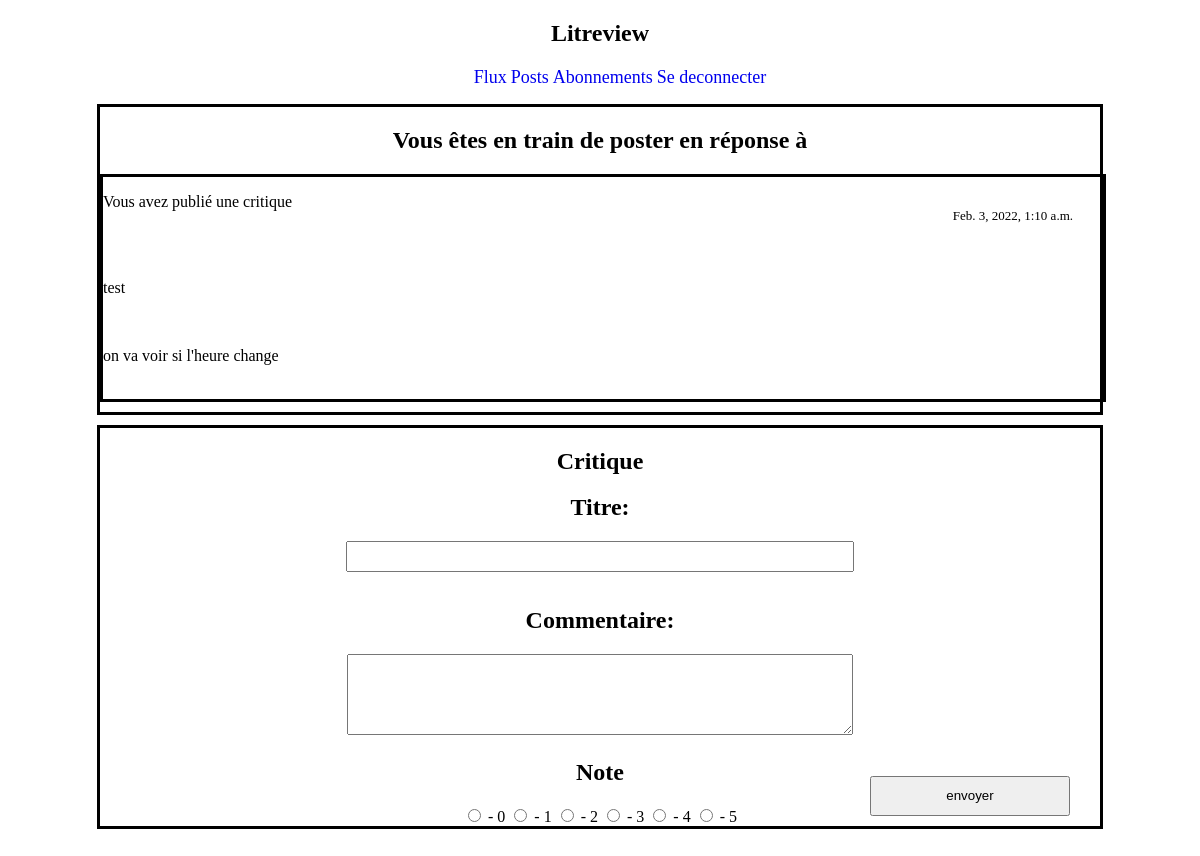
Before: /creer-une-critique/26/ (signed in) with the older database file.
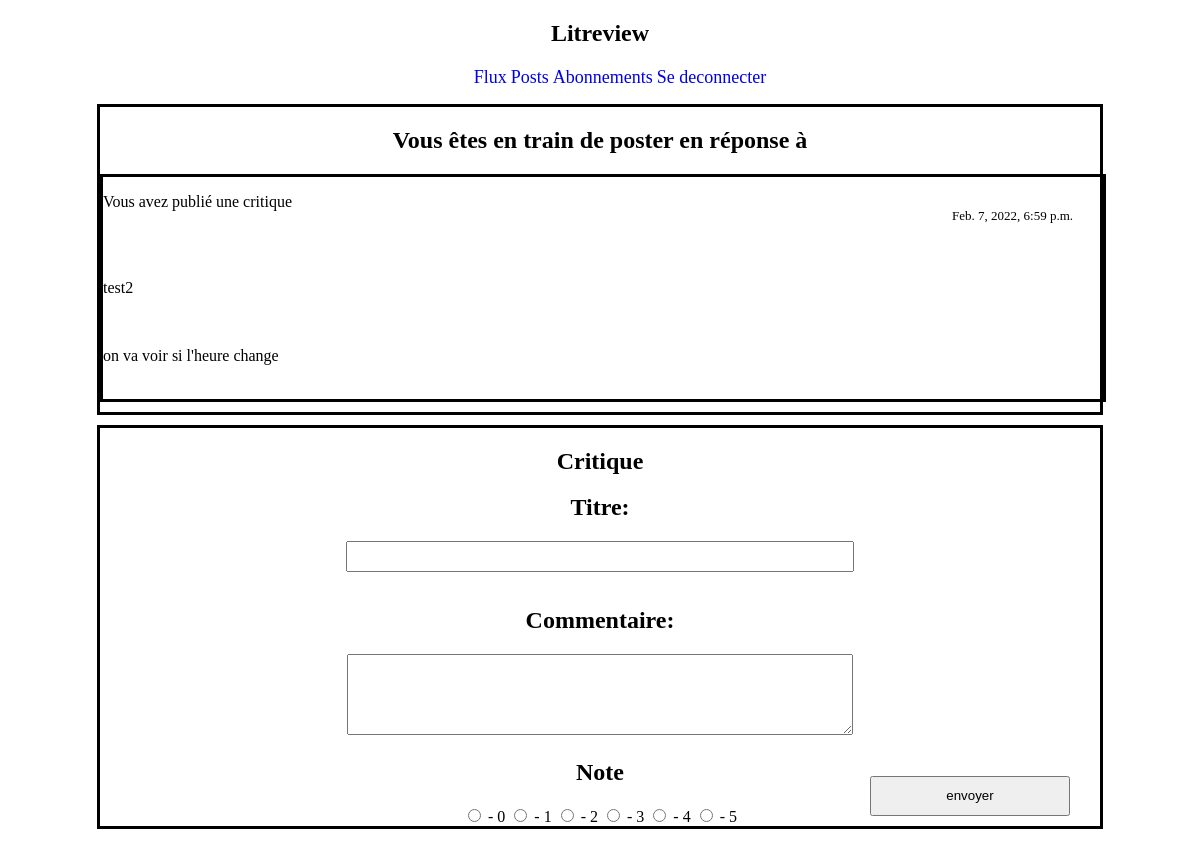
After: the same page with the newer database file.
### blog/models.py (models this page shows, shortened)
class Ticket(models.Model):
    title = models.CharField(max_length=128)
    description = models.TextField(max_length=2048, blank=True)
    user = models.ForeignKey(User, on_delete=models.CASCADE)
    image = models.ImageField(blank=True)
    time_created = models.DateTimeField(auto_now_add=True)

### blog/views.py (the view)
# urls.py: path('creer-une-critique/<ticket_id>/', views.page_creation_critique_reponse_a_un_ticket,
def page_creation_critique_reponse_a_un_ticket(request, ticket_id):
    try:
        if not request.session['connected']:
            print(request.session['connected'])
            return redirect('/index')
        else:
            pass
    except KeyError:
        print("probleme avec la session")
    error = False
    ticket_doesnt_exist = False
    user = User.objects.get(username=request.session['username'])
    user_id = user.id
    try:
        ticket = Ticket.objects.get(id=ticket_id)
    except ObjectDoesNotExist:
        print("le ticket n'existe pas")
        ticket_doesnt_exist = True
        return render(request, 'templates/blog/creation-critique.html',
                      {'ticket_doesnt_exist': ticket_doesnt_exist})
    except ValueError:
        return redirect('/vos-posts')
    try:
        review = Review.objects.get(ticket_associe=ticket, user_associe=user)
        return redirect('/flux')
    except ObjectDoesNotExist:
        print("aucun review relié au ticket")
    form = CritiqueForm()
    if request.method == "POST":
        form = CritiqueForm(request.POST)
        if form.is_valid():
            critique_title = form.cleaned_data['titre']
            critique_note = request.POST.get('checkbox')
            critique_commentaire = form.cleaned_data['commentaire']
            if not critique_note:
                error = True
            else:
                if int(critique_note) not in [0, 1, 2, 3, 4, 5]:
                    error = True
                    print('error')
                else:
                    print(critique_title, critique_note, critique_commentaire)
                    error = False
                    try:
                        review = Review(ticket_associe=ticket, rating=critique_note, headline=critique_title,
                                        body=critique_commentaire, user_associe=user)
                        review.save()
                        return redirect('/vos-posts')
                    except IntegrityError:
                        print("Votre critique n'ont pas été enregistré dans la base de données.")
        else:
            print("le formulaire est invalide.")
            error = True
    else:
        pass
    context = {
        'error': error,
        'ticket_doesnt_exist': ticket_doesnt_exist,
        'form': form,
        'ticket': ticket,
        'user_id': user_id
    }
    return render(request, 'templates/blog/creation-critique.html', context)

### blog/models.py
class CritiqueForm(forms.Form):
    titre = forms.CharField(max_length=128, label='Titre', required=True,
                            widget=forms.TextInput())
    commentaire = forms.CharField(max_length=8192, label='Commentaire', required=True,
                                  widget=forms.Textarea(attrs={'cols': 50, 'rows': 5}))

### blog/templates/blog/creation-critique.html (shortened to what the changed rows need)
<!doctype html>
<html lang="fr">
<head>
    {% block header %}
    {% include 'blog/barre_de_navigation.html' %}
    {% endblock %}
  {% load static %}
  <link rel="stylesheet" href="{% static 'blog/creation_critique.css' %}">
</head>
<body>
{% if ticket_doesnt_exist %}
    <h2>Le ticket n'existe pas.</h2>
{% else %}
{% if not review_modifiee %}
    <div id="reponse_critique">
      <h2>Vous êtes en train de poster en réponse à</h2>
      {% block content %}
      {% include 'blog/tickets.html' %}
      {% endblock %}
    </div>
    <div id="critique_div">
      <form id="critique_form" method="post" action="">
        <h2>Critique</h2>
          <h2>{{ form.titre.label_tag}}</h2>
        <h2>{{ form.commentaire.label_tag}}</h2>
          {% if review %}
            {% if review.rating == 0 %}
                <h2>Note</h2>
                <input type="radio" id="0" name="checkbox" value="0" readonly="readonly" checked> - 0
                <input type="radio" id="1" name="checkbox" value="1" readonly="readonly"> - 1
                <input type="radio" id="2" name="checkbox" value="2" readonly="readonly"> - 2
                <input type="radio" id="3" name="checkbox" value="3" readonly="readonly"> - 3
                <input type="radio" id="4" name="checkbox" value="4" readonly="readonly"> - 4
                <input type="radio" id="5" name="checkbox" value="5" readonly="readonly"> - 5
            <br>
            {% endif %}
            {% if review.rating == 1 %}
            <h2>Note</h2>
            <input type="radio" id="0" name="checkbox" value="0" readonly="readonly"> - 0
            <input type="radio" id="1" name="checkbox" value="1" readonly="readonly" checked> - 1
            <input type="radio" id="2" name="checkbox" value="2" readonly="readonly"> - 2
            <input type="radio" id="3" name="checkbox" value="3" readonly="readonly"> - 3
            <input type="radio" id="4" name="checkbox" value="4" readonly="readonly"> - 4
            <input type="radio" id="5" name="checkbox" value="5" readonly="readonly"> - 5
          <br>
          {% endif %}
          {% if review.rating == 2 %}
            <h2>Note</h2>
            <input type="radio" id="0" name="checkbox" value="0" readonly="readonly"> - 0
            <input type="radio" id="1" name="checkbox" value="1" readonly="readonly"> - 1
            <input type="radio" id="2" name="checkbox" value="2" readonly="readonly" checked> - 2
            <input type="radio" id="3" name="checkbox" value="3" readonly="readonly"> - 3
            <input type="radio" id="4" name="checkbox" value="4" readonly="readonly"> - 4
            <input type="radio" id="5" name="checkbox" value="5" readonly="readonly"> - 5
        <br>
          {% endif %}
          {% if review.rating == 3 %}
            <h2>Note</h2>
            <input type="radio" id="0" name="checkbox" value="0" readonly="readonly"> - 0
            <input type="radio" id="1" name="checkbox" value="1" readonly="readonly"> - 1
            <input type="radio" id="2" name="checkbox" value="2" readonly="readonly"> - 2
            <input type="radio" id="3" name="checkbox" value="3" readonly="readonly" checked> - 3
            <input type="radio" id="4" name="checkbox" value="4" readonly="readonly"> - 4
            <input type="radio" id="5" name="checkbox" value="5" readonly="readonly"> - 5
        <br>
          {% endif %}
          {% if review.rating == 4 %}
            <h2>Note</h2>
            <input type="radio" id="0" name="checkbox" value="0" readonly="readonly"> - 0
            <input type="radio" id="1" name="checkbox" value="1" readonly="readonly"> - 1
            <input type="radio" id="2" name="checkbox" value="2" readonly="readonly"> - 2
            <input type="radio" id="3" name="checkbox" value="3" readonly="readonly"> - 3
            <input type="radio" id="4" name="checkbox" value="4" readonly="readonly" checked> - 4
            <input type="radio" id="5" name="checkbox" value="5" readonly="readonly"> - 5
        <br>
          {% endif %}
          {% if review.rating == 5 %}
            <h2>Note</h2>
            <input type="radio" id="0" name="checkbox" value="0" readonly="readonly"> - 0
            <input type="radio" id="1" name="checkbox" value="1" readonly="readonly"> - 1
            <input type="radio" id="2" name="checkbox" value="2" readonly="readonly"> - 2
            <input type="radio" id="3" name="checkbox" value="3" readonly="readonly"> - 3
            <input type="radio" id="4" name="checkbox" value="4" readonly="readonly"> - 4
            <input type="radio" id="5" name="checkbox" value="5" readonly="readonly" checked> - 5
        <br>
          {% endif %}
          {% else %}
              <h2>Note</h2>
            <br>
          {% endif %}
      </form>
    </div>
    {% endif %}
{% endif %}
</body>
</html>

### blog/templates/blog/tickets.html (shortened to what this page needs)
{% load static %}
  <link rel="stylesheet" href="{% static '/blog/flux.css' %}">
{% if ticket %}
    <div id="tickets">
    {% if ticket.user_id == user_id %}
        <p id="demande_de_critique">Vous avez publié une critique</p>
        <br>
        {% else %}
        <p>{{ ticket.user.username }} a demandé une critique</p>
        <br>
        {% endif %}
        <p class="heure">{{ticket.time_created}}</p>
        <br>
        <p id="book_title">{{ticket.title}}</p>
        <br>
        <p id="book_title">{{ticket.description}}</p>
        <br>
    </div>
{% endif %}

Changed rows visible on the page:
changed Ticket "on va voir si l'heure change": time_created "Feb. 3, 2022, 1:10 a.m." → "Feb. 7, 2022, 6:59 p.m."; title "test" → "test2"
